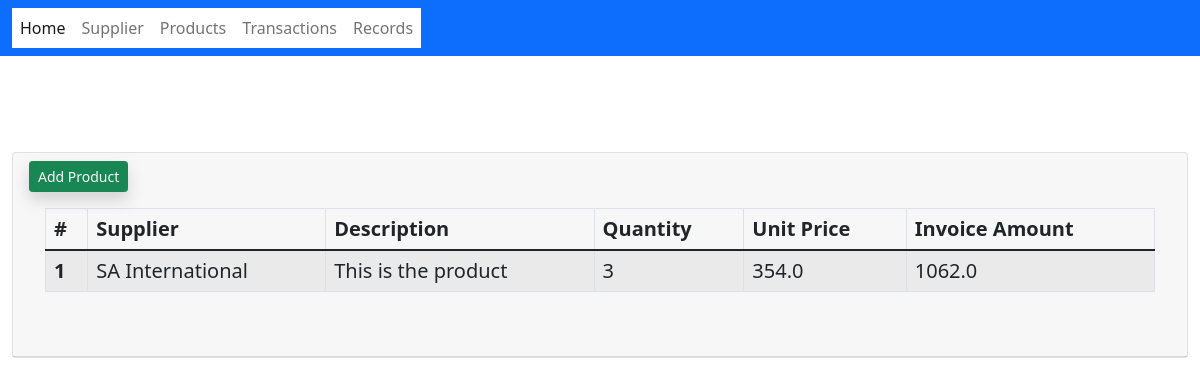
Page /records/list_products on the committed database.
### app/models.py (models this page shows, shortened)
class Product(models.Model):
    supplier = models.ForeignKey(Supplier, on_delete=models.CASCADE)
    description = models.TextField()
    quantity = models.IntegerField()
    invoice_amount = models.FloatField()

class Supplier(models.Model):
    name = models.CharField(max_length=200, help_text='Enter your full name')
    contact = models.PositiveIntegerField(null=True, blank=True)
    address = models.CharField(max_length=255)
    email = models.EmailField(max_length = 150, help_text="")
    bank_details = models.CharField(max_length=200)
    def __str__(self):
        return self.name

### app/views.py (the view)
# urls.py: path('records/list_products', views.list_products, name='list_products'),
def list_products(request):
    products = Product.objects.all()
    for product in products:
        total_invoice = (product.invoice_amount * product.quantity)
    return render(request, 'app/list_products.html', {"products": products, "total_invoice": total_invoice})

### app/templates/app/list_products.html (shortened to what this page needs)
{% extends '../base.html' %}
{% block content %}
    <br><br><br><br>
    <div class="dashboard-wrapper">
        <div class="container-fluid dashboard-content">
            <div class="col-xl-12 col-lg-12 col-md-12 col-sm-12 col-12">
            <div class="card">
                <h5 class="card-header">
                    <a href="{% url 'new_product' %}" class="btn btn-sm btn-success shadow float-right text-light ml-5">Add Product</a>
                <div class="card-body">
                    <div class="table-responsive">
                        <table class="table table-striped table-bordered first">
                            <thead>
                                <tr>
                                    <th>#</th>
                                    <th>Supplier</th>
                                    <th>Description</th>
                                    <th>Quantity</th>
                                    <th>Unit Price</th>
                                    <th>Invoice Amount</th>
                                </tr>
                            </thead>
                            <tbody>
                            {% for product in products %}
                                <tr>
                                    <th scope="row">{{product.id}}</th>
                                    <td>{{product.supplier}}</td>
                                    <td>{{product.description}}</td>
                                    <td>{{product.quantity}}</td>
                                    <td>{{product.invoice_amount}}</td>
                                    <td>{{total_invoice}}</td>
                                </tr>
                            {% endfor %}
                            </tbody>
                        </table>
                        <br>
                    </div>
                </div>
            </div>
     </div>
        </div>
{% endblock content %}

### rows in the picture
Product: id "1", supplier "SA International", description "This is the product", quantity "3", invoice_amount "354.0", total_invoice "1062.0"
